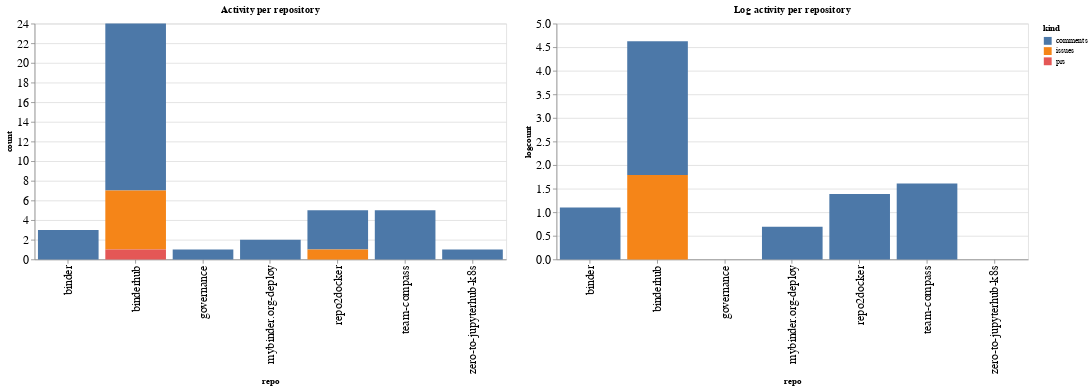

Write notebook code for a chart like this one.
### Code cell
ch1 = alt.Chart(repo_summaries, width=600, title="Activity per repository").mark_bar().encode(
    x='repo',
    y='count',
    color='kind',
    tooltip="kind"
)

ch2 = alt.Chart(repo_summaries, width=600, title="Log activity per repository").mark_bar().encode(
    x='repo',
    y='logcount',
    color='kind',
    tooltip="kind"
)

ch1 | ch2

### Figure 1 — Vega-Lite specification as saved in the notebook (floating-point values rounded to 4 significant figures)
{"config": {"axisLeft": {"labelFontSize": 15}, "axisBottom": {"labelFontSize": 15}}, "hconcat": [{"mark": "bar", "encoding": {"color": {"type": "nominal", "field": "kind"}, "tooltip": {"type": "nominal", "field": "kind"}, "x": {"type": "nominal", "field": "repo"}, "y": {"type": "quantitative", "field": "count"}}, "title": "Activity per repository", "width": 600}, {"mark": "bar", "encoding": {"color": {"type": "nominal", "field": "kind"}, "tooltip": {"type": "nominal", "field": "kind"}, "x": {"type": "nominal", "field": "repo"}, "y": {"type": "quantitative", "field": "logcount"}}, "title": "Log activity per repository", "width": 600}], "data": {"name": "data-f5a959c2836eb9f372e9d56fb3540d19"}, "$schema": "https://vega.github.io/schema/vega-lite/v4.8.1.json", "datasets": {"data-f5a959c2836eb9f372e9d56fb3540d19": [{"repo": "binder", "kind": "comments", "count": 3, "logcount": 1.099}, {"repo": "binderhub", "kind": "comments", "count": 17, "logcount": 2.833}, {"repo": "binderhub", "kind": "issues", "count": 6, "logcount": 1.792}, {"repo": "binderhub", "kind": "prs", "count": 1, "logcount": 0.0}, {"repo": "governance", "kind": "comments", "count": 1, "logcount": 0.0}, {"repo": "mybinder.org-deploy", "kind": "comments", "count": 2, "logcount": 0.6931}, {"repo": "repo2docker", "kind": "comments", "count": 4, "logcount": 1.386}, {"repo": "repo2docker", "kind": "issues", "count": 1, "logcount": 0.0}, {"repo": "team-compass", "kind": "comments", "count": 5, "logcount": 1.609}, {"repo": "zero-to-jupyterhub-k8s", "kind": "comments", "count": 1, "logcount": 0.0}]}}
